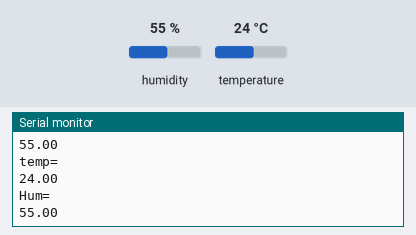
This sketch was run on a simulated ESP32. On the bench: the last lines printed to the serial monitor. The test bench sets the inputs (shaded band); at power-on: humidity 55 %, temperature 24 °C. WiFi joins after 1.5 s; servers stay silent unless stated; web services answer with replies made up by the test bench.

Above: at 2.7 s.
2.8 s: humidity set to 22 %
At 3.9 s:
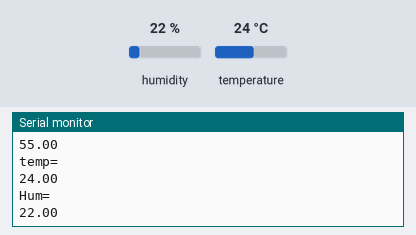
5.5 s: temperature set to 12 °C
At 11.4 s:
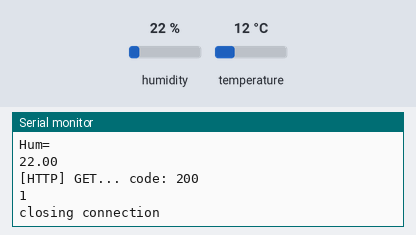
11.5 s: humidity set to 40 %
At 12.2 s:
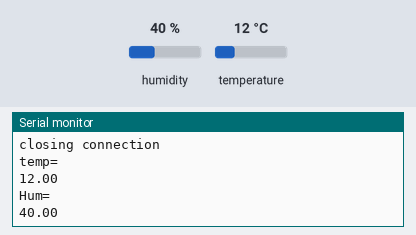
Timing chart, 0 to 14.5 s (numbered marks = the images above; inputs shaded):
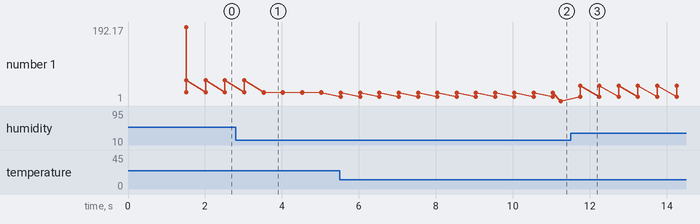

The sketch:

ThingSpeakDHT22.ino
```cpp
#include <WiFi.h>
#include <DHT.h>
 #include <HTTPClient.h>

#define DHTPIN 4
#define DHTTYPE DHT22
 int cloud=0;
DHT dht(DHTPIN, DHTTYPE);
 void setup() {
 Serial.begin(115200);
 delay(10);
dht.begin();
 // We start by connecting to a WiFi network
 Serial.println();
 Serial.println();
 Serial.print("Connecting to ");
 WiFi.begin("Wokwi-GUEST", "", 6);
  while (WiFi.status() != WL_CONNECTED) {
    delay(100);
    Serial.print(".");
  }
  Serial.println(" Connected!");
 Serial.println("IP address: ");
 Serial.println(WiFi.localIP());
}
int value = 0;
void loop() {
 float h =dht.readHumidity();
float t =dht.readTemperature();
Serial.println("temp=");
Serial.println(t);
Serial.println("Hum=");
Serial.println(h);

WiFiClient client;//client call
 HTTPClient http;
 cloud=cloud+1;
 if(cloud>=20){cloud=0;
http.begin("http://api.thingspeak.com/update?api_key=HIPIW1TF1IH2I4BO&field1="+ String(t) +"&field2="+String(h));
 int httpCode = http.GET();
 if(httpCode > 0) {
 Serial.printf("[HTTP] GET... code: %d\n", httpCode);
 if(httpCode == HTTP_CODE_OK) {
 String payload = http.getString();
 Serial.println(payload);
 }
 } else {
 Serial.printf("[HTTP] GET... failed, error: %s\n", http.errorToString(httpCode).c_str());
 }
 http.end(); Serial.println();
 Serial.println("closing connection");
 }
 delay(500);
}
```

Measured:
- after the input at 2.8 s, the serial monitor: prints a new line after 0.73 s (image 1)
- after the input at 5.5 s, the serial monitor: prints a new line at once (image 2)
- after the input at 11.5 s, the serial monitor: prints a new line after 0.25 s (image 3)
- plotted number 1: 55 → 22 after the input at 2.8 s, 1 → 40 after the input at 11.5 s
